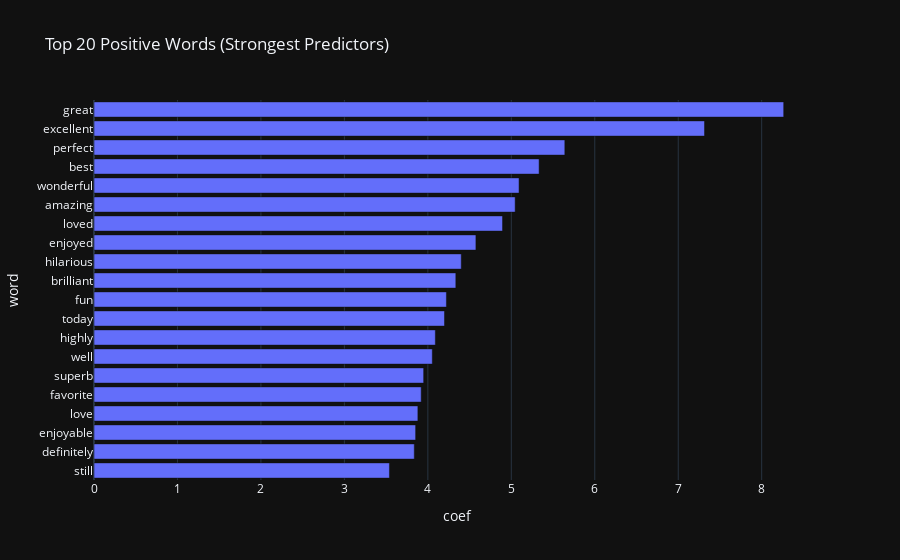

Notebook code for this chart:
### Code cell
fig = px.bar(top_20_pos,
             x='coef',
             y='word',
             title='Top 20 Positive Words (Strongest Predictors)')

fig.show()

### Figure 1 — Plotly figure (JSON) as saved in the notebook; plotly's stock layout.template omitted (floating-point values rounded to 4 significant figures)
{"data": [{"hovertemplate": "coef=%{x}<br>word=%{y}<extra></extra>", "legendgroup": "", "marker": {"color": "#636efa", "pattern": {"shape": ""}}, "name": "", "orientation": "h", "showlegend": false, "textposition": "auto", "x": [3.54, 3.838, 3.854, 3.881, 3.92, 3.95, 4.053, 4.09, 4.199, 4.222, 4.335, 4.4, 4.576, 4.895, 5.046, 5.093, 5.333, 5.641, 7.315, 8.264], "xaxis": "x", "y": ["still", "definitely", "enjoyable", "love", "favorite", "superb", "well", "highly", "today", "fun", "brilliant", "hilarious", "enjoyed", "loved", "amazing", "wonderful", "best", "perfect", "excellent", "great"], "yaxis": "y", "type": "bar"}], "layout": {"xaxis": {"anchor": "y", "domain": [0.0, 1.0], "title": {"text": "coef"}}, "yaxis": {"anchor": "x", "domain": [0.0, 1.0], "title": {"text": "word"}}, "legend": {"tracegroupgap": 0}, "title": {"text": "Top 20 Positive Words (Strongest Predictors)"}, "barmode": "relative"}}
